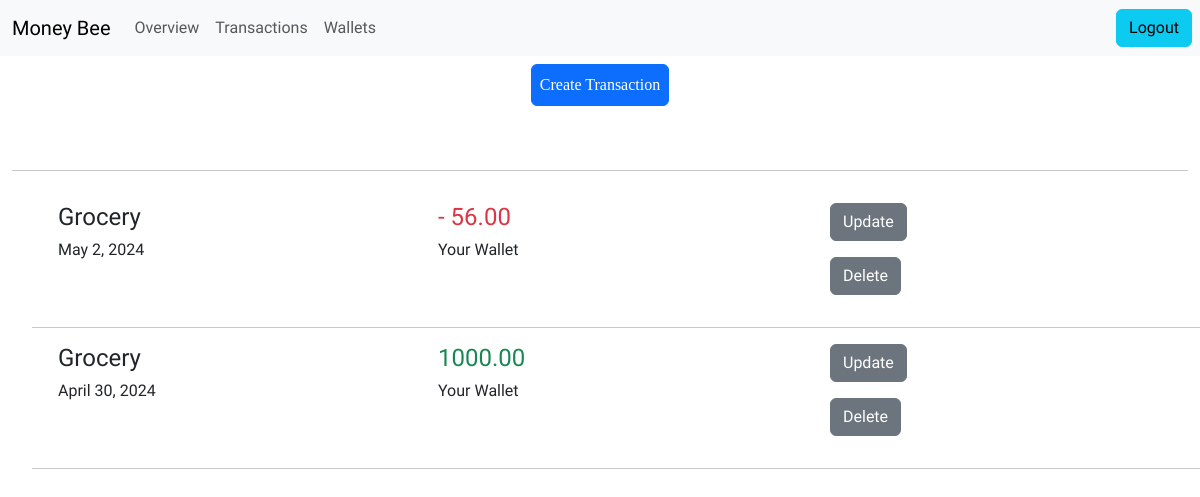
/personal/transactions (signed in), run on an earlier commit of the app's database.
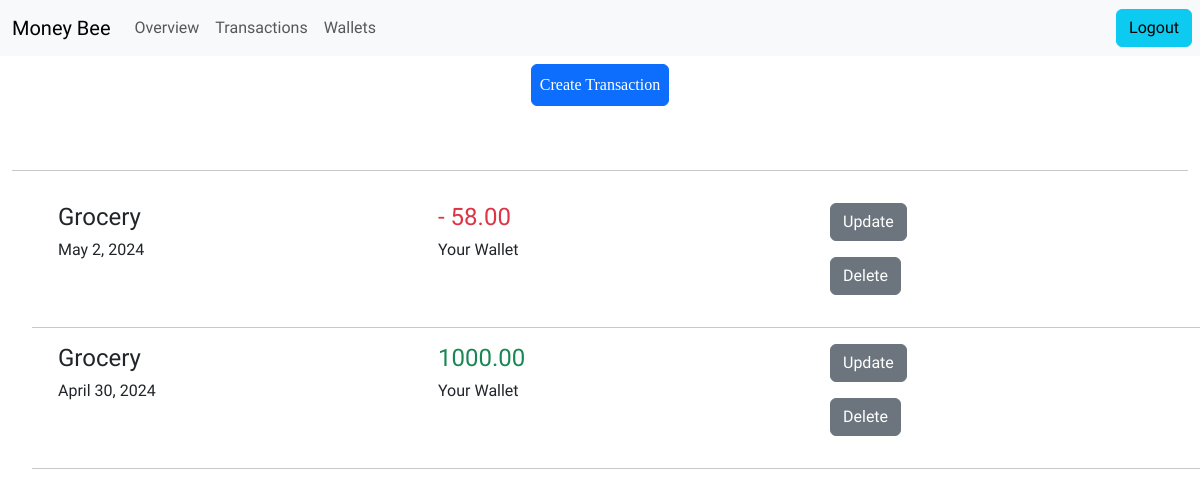
And on a later commit of the database.
### expense_tracker/models.py (models this page shows, shortened)
class Transaction(models.Model):
    wallet = models.ForeignKey(
        Wallet, on_delete=models.CASCADE
    )  # One-to-many link to Wallet
    category = models.ForeignKey(
        Category, on_delete=models.SET_NULL, null=True
    )  # Many-to-one link to Category
    amount = models.DecimalField(max_digits=10, decimal_places=2,
                                 validators=[MinValueValidator(Decimal('0.00'))])  # Transaction amount
    date = models.DateField()  # Transaction date
    is_income = models.BooleanField(default=False)
    user=models.ForeignKey(User, on_delete=models.CASCADE)

class Category(models.Model):
    name = models.CharField(max_length=100, unique=True)  # Unique category name
    def __str__(self):
        return self.name  # For readable display

class Wallet(models.Model):
    user = models.ForeignKey(
        User, on_delete=models.CASCADE
    )  # Link to the user's account
    name = models.CharField(max_length=100, default="default wallet")  # Wallet name
    balance = models.DecimalField(
        max_digits=10, decimal_places=2, default=0.00
    )  # Initial balance
    class Meta:
        unique_together = [('user', 'name')]
    def __str__(self):
        return f"{self.name}"  # For readable display

### expense_tracker/views.py (the view)
# urls.py: path('personal/transactions',views.ListTransaction.as_view(),name="list_transaction"),
class ListTransaction(ListView):
    model = Transaction
    context_object_name="transactions"
    def get_queryset(self):
        user = self.request.user
        queryset = super().get_queryset().filter(user=user).order_by('-date')
        return queryset

### expense_tracker/templates/expense_tracker/transaction_list.html (shortened to what this page needs)
{% extends "expense_tracker/personal_home.html" %}
{% block content %}
<div class="container-fluid text-center align-items-center py-2">
    <div>
        <h1>
        <a href={% url 'create_transaction'  %} class="btn btn-primary mb-5 p-2">Create Transaction</a>
        </h1>
    </div>
    <hr>
</div>
<ul>
    {% for transaction in transactions %}
    <div class="container my-2">
        <div class="row">
            <div class="col-md-4">
                <h4>
                    {{ transaction.category }}
                </h4>
                <h6>
                    {{ transaction.date }}
                </h6>
            </div>
            <div class="col-md-4">
                <h4>
                    {% if not transaction.is_income %}
                    <span class="text-danger"> -
                    {% else %}
                    <span class="text-success">
                    {% endif %}
                    {{ transaction.amount }}
                    </span>
                </h4>
                <h6>
                    {{ transaction.wallet }}
                </h6>
            </div>
            <div class="col-md-4 d-fex flex-row">
                <div class="container">
                    <a href="{% url 'update_transaction' transaction.pk %}" class="btn btn-secondary">Update</a>
                </div>
                <div class="container">
                    <a href="{% url 'delete_transaction' transaction.pk %}" class="btn btn-secondary my-3">Delete</a>
                </div>
            </div>
        </div>
    </div>
    <hr>
    {% endfor %}
</ul>
{% endblock %}

What changed in the data, as far as the page shows it:
changed Transaction "May 2, 2024": amount "56.00" → "58.00"
